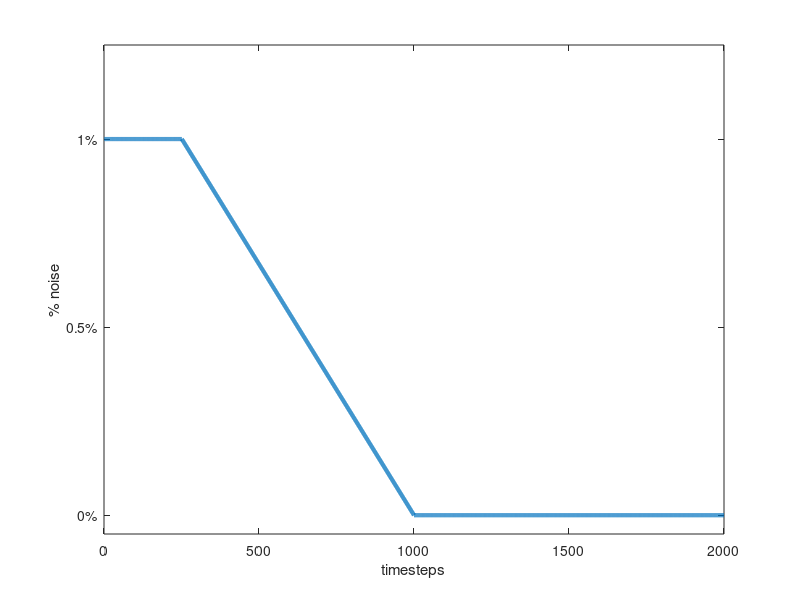

Recreate this plot in MATLAB.
figure('position', [360   227   571   451]); set(gca, 'fontSize', 16);
plot(1:2000, [0.01*ones(1,250) 0.01*linspace(1,0,750) zeros(1,1000)], 'LineWidth', 3);
set(gca, 'ylim', [-0.0005 0.0125], 'ytick', [0 0.005 0.01], 'yticklabel', {'0%', '0.5%', '1%'});
xlabel('timesteps');
ylabel('% noise');

